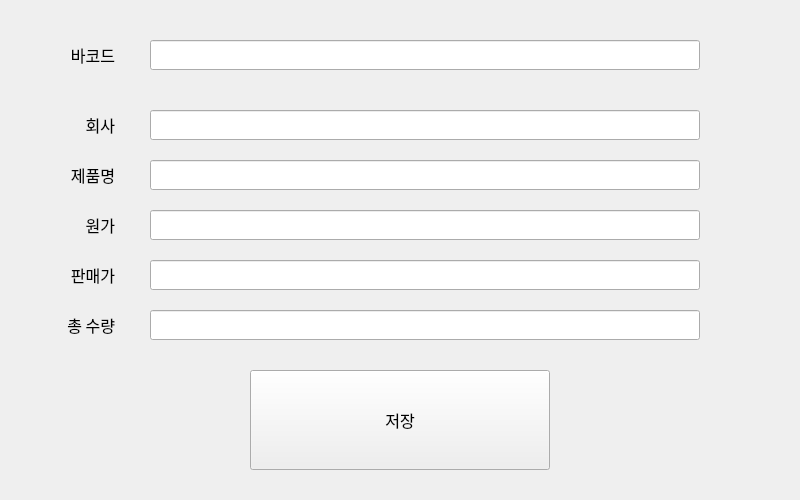
<?xml version="1.0" encoding="UTF-8"?>
<ui version="4.0">
 <class>Dialog</class>
 <widget class="QDialog" name="Dialog">
  <property name="windowModality">
   <enum>Qt::NonModal</enum>
  </property>
  <property name="geometry">
   <rect>
    <x>0</x>
    <y>0</y>
    <width>800</width>
    <height>500</height>
   </rect>
  </property>
  <property name="minimumSize">
   <size>
    <width>800</width>
    <height>500</height>
   </size>
  </property>
  <property name="maximumSize">
   <size>
    <width>800</width>
    <height>500</height>
   </size>
  </property>
  <property name="contextMenuPolicy">
   <enum>Qt::DefaultContextMenu</enum>
  </property>
  <property name="windowTitle">
   <string>Dialog</string>
  </property>
  <widget class="QLabel" name="label_1">
   <property name="geometry">
    <rect>
     <x>50</x>
     <y>40</y>
     <width>65</width>
     <height>30</height>
    </rect>
   </property>
   <property name="font">
    <font>
     <family>나눔고딕</family>
     <pointsize>12</pointsize>
    </font>
   </property>
   <property name="text">
    <string>바코드</string>
   </property>
   <property name="alignment">
    <set>Qt::AlignRight|Qt::AlignTrailing|Qt::AlignVCenter</set>
   </property>
  </widget>
  <widget class="QLineEdit" name="QLine_bar">
   <property name="geometry">
    <rect>
     <x>150</x>
     <y>40</y>
     <width>550</width>
     <height>30</height>
    </rect>
   </property>
   <property name="font">
    <font>
     <family>나눔고딕</family>
     <pointsize>12</pointsize>
    </font>
   </property>
  </widget>
  <widget class="QLabel" name="label_2">
   <property name="geometry">
    <rect>
     <x>50</x>
     <y>110</y>
     <width>65</width>
     <height>30</height>
    </rect>
   </property>
   <property name="font">
    <font>
     <family>나눔고딕</family>
     <pointsize>12</pointsize>
    </font>
   </property>
   <property name="text">
    <string>회사</string>
   </property>
   <property name="alignment">
    <set>Qt::AlignRight|Qt::AlignTrailing|Qt::AlignVCenter</set>
   </property>
  </widget>
  <widget class="QLabel" name="label_3">
   <property name="geometry">
    <rect>
     <x>50</x>
     <y>160</y>
     <width>65</width>
     <height>30</height>
    </rect>
   </property>
   <property name="font">
    <font>
     <family>나눔고딕</family>
     <pointsize>12</pointsize>
    </font>
   </property>
   <property name="text">
    <string>제품명</string>
   </property>
   <property name="alignment">
    <set>Qt::AlignRight|Qt::AlignTrailing|Qt::AlignVCenter</set>
   </property>
  </widget>
  <widget class="QLabel" name="label_4">
   <property name="geometry">
    <rect>
     <x>50</x>
     <y>210</y>
     <width>65</width>
     <height>30</height>
    </rect>
   </property>
   <property name="font">
    <font>
     <family>나눔고딕</family>
     <pointsize>12</pointsize>
    </font>
   </property>
   <property name="text">
    <string>원가</string>
   </property>
   <property name="alignment">
    <set>Qt::AlignRight|Qt::AlignTrailing|Qt::AlignVCenter</set>
   </property>
  </widget>
  <widget class="QLabel" name="label_5">
   <property name="geometry">
    <rect>
     <x>50</x>
     <y>260</y>
     <width>65</width>
     <height>30</height>
    </rect>
   </property>
   <property name="font">
    <font>
     <family>나눔고딕</family>
     <pointsize>12</pointsize>
    </font>
   </property>
   <property name="text">
    <string>판매가</string>
   </property>
   <property name="alignment">
    <set>Qt::AlignRight|Qt::AlignTrailing|Qt::AlignVCenter</set>
   </property>
  </widget>
  <widget class="QLineEdit" name="QLine_company">
   <property name="geometry">
    <rect>
     <x>150</x>
     <y>110</y>
     <width>550</width>
     <height>30</height>
    </rect>
   </property>
   <property name="font">
    <font>
     <family>나눔고딕</family>
     <pointsize>12</pointsize>
    </font>
   </property>
  </widget>
  <widget class="QLineEdit" name="QLine_model">
   <property name="geometry">
    <rect>
     <x>150</x>
     <y>160</y>
     <width>550</width>
     <height>30</height>
    </rect>
   </property>
   <property name="font">
    <font>
     <family>나눔고딕</family>
     <pointsize>12</pointsize>
    </font>
   </property>
  </widget>
  <widget class="QLineEdit" name="QLine_cost">
   <property name="geometry">
    <rect>
     <x>150</x>
     <y>210</y>
     <width>550</width>
     <height>30</height>
    </rect>
   </property>
   <property name="font">
    <font>
     <family>나눔고딕</family>
     <pointsize>12</pointsize>
    </font>
   </property>
  </widget>
  <widget class="QLineEdit" name="QLine_price">
   <property name="geometry">
    <rect>
     <x>150</x>
     <y>260</y>
     <width>550</width>
     <height>30</height>
    </rect>
   </property>
   <property name="font">
    <font>
     <family>나눔고딕</family>
     <pointsize>12</pointsize>
    </font>
   </property>
  </widget>
  <widget class="QPushButton" name="QBtn_save">
   <property name="geometry">
    <rect>
     <x>250</x>
     <y>370</y>
     <width>300</width>
     <height>100</height>
    </rect>
   </property>
   <property name="font">
    <font>
     <family>나눔고딕</family>
     <pointsize>12</pointsize>
    </font>
   </property>
   <property name="text">
    <string>저장</string>
   </property>
   <property name="autoDefault">
    <bool>false</bool>
   </property>
  </widget>
  <widget class="QLabel" name="label_6">
   <property name="geometry">
    <rect>
     <x>50</x>
     <y>310</y>
     <width>65</width>
     <height>30</height>
    </rect>
   </property>
   <property name="font">
    <font>
     <family>나눔고딕</family>
     <pointsize>12</pointsize>
    </font>
   </property>
   <property name="text">
    <string>총 수량</string>
   </property>
   <property name="alignment">
    <set>Qt::AlignRight|Qt::AlignTrailing|Qt::AlignVCenter</set>
   </property>
  </widget>
  <widget class="QLineEdit" name="QLine_quantity">
   <property name="geometry">
    <rect>
     <x>150</x>
     <y>310</y>
     <width>550</width>
     <height>30</height>
    </rect>
   </property>
   <property name="font">
    <font>
     <family>나눔고딕</family>
     <pointsize>12</pointsize>
    </font>
   </property>
  </widget>
 </widget>
 <resources/>
 <connections/>
</ui>
